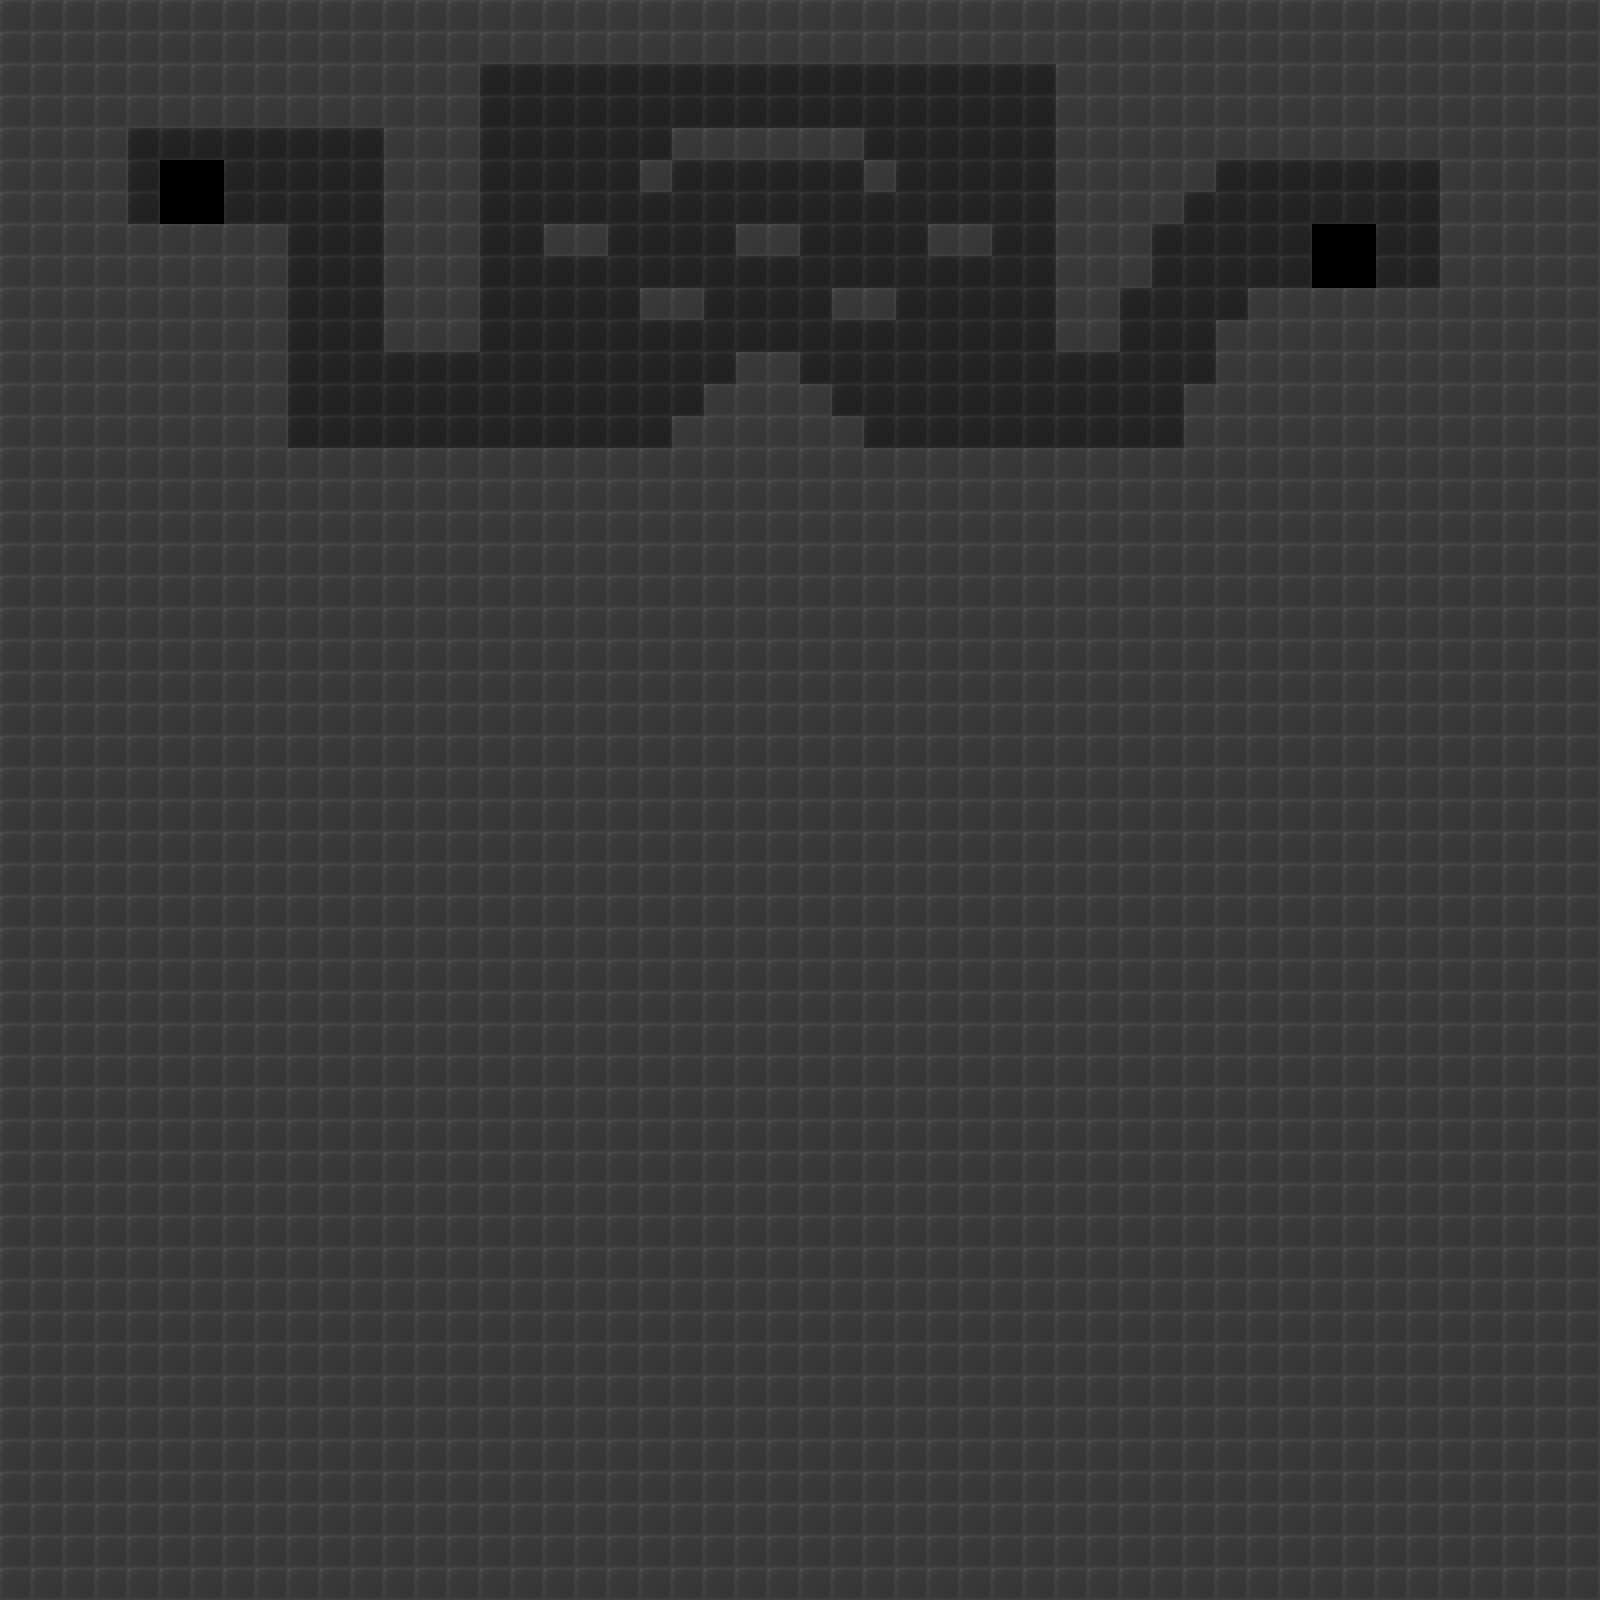

Below is a game level as drawn by its tile map, then a one-line description and the .tmx that defines it (tile-layer data replaced by summaries):
An orthogonal 50x50 tile map with 32x32 px tiles, 2 tile layers (not_collision, collision) and 10 objects.

<map version="1.0" orientation="orthogonal" renderorder="right-down" width="50" height="50" tilewidth="32" tileheight="32" nextobjectid="13">
 <tileset firstgid="1" name="tileset32x32" tilewidth="32" tileheight="32" tilecount="169" columns="13">
  <image source="tileset32x32.png" trans="000000" width="416" height="416" />
 </tileset>
 <layer name="not_collision" width="50" height="50" opacity="0.98">
  <data>[2500 cells, 2492 non-empty, 1 distinct tile ids]</data>
 </layer>
 <layer name="collision" width="50" height="50">
  <data>[2500 cells, 2207 non-empty, 1 distinct tile ids]</data>
 </layer>
 <objectgroup name="extralife">
  <object id="12" x="28" y="1583" />
 </objectgroup>
 <objectgroup name="key">
  <object id="5" x="758" y="102" />
 </objectgroup>
 <objectgroup name="lock">
  <object id="7" x="1248" y="224" />
  <object id="8" x="1248" y="192" />
  <object id="9" x="1248" y="160" />
  <object id="10" x="1248" y="256" />
 </objectgroup>
 <objectgroup name="goal">
  <object id="6" x="1301" y="267" />
 </objectgroup>
 <objectgroup name="enemy_spawn">
  <object id="2" x="928" y="416" />
  <object id="3" x="608" y="416" />
 </objectgroup>
 <objectgroup name="player_spawn">
  <object id="1" x="200" y="180" />
 </objectgroup>
</map>
